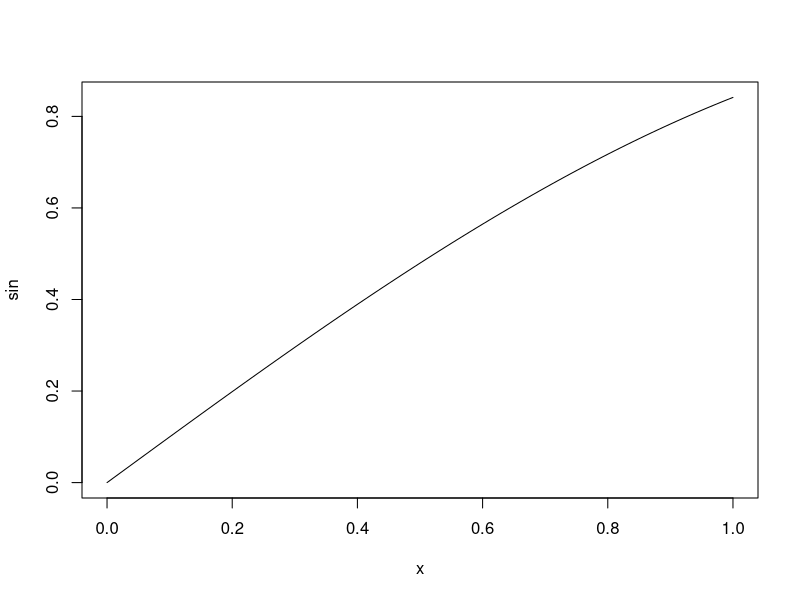
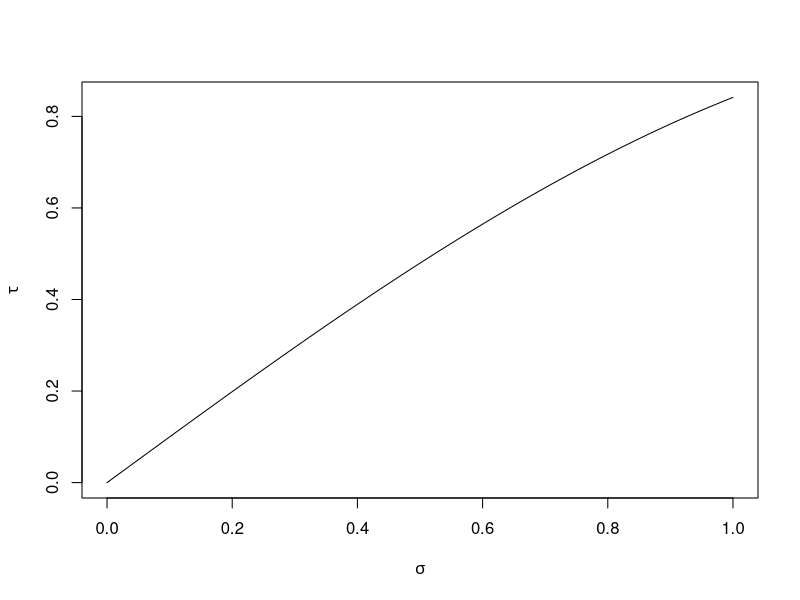
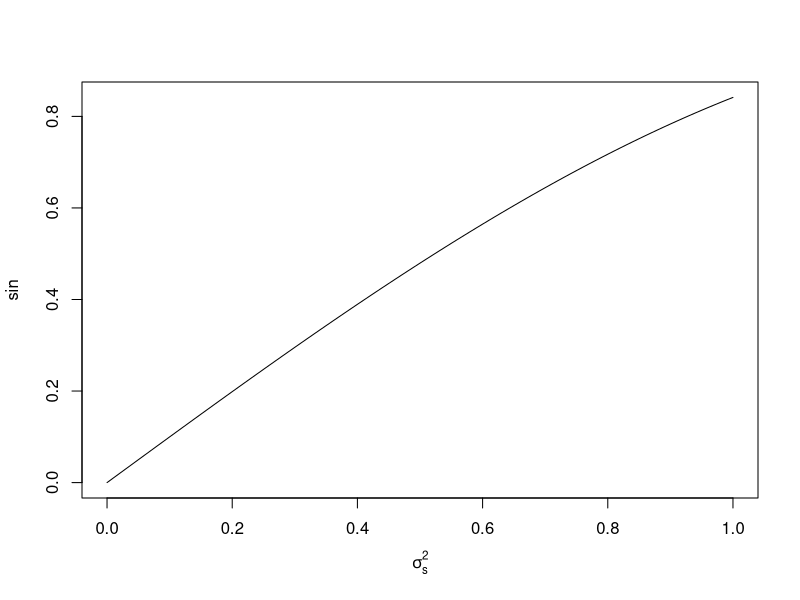
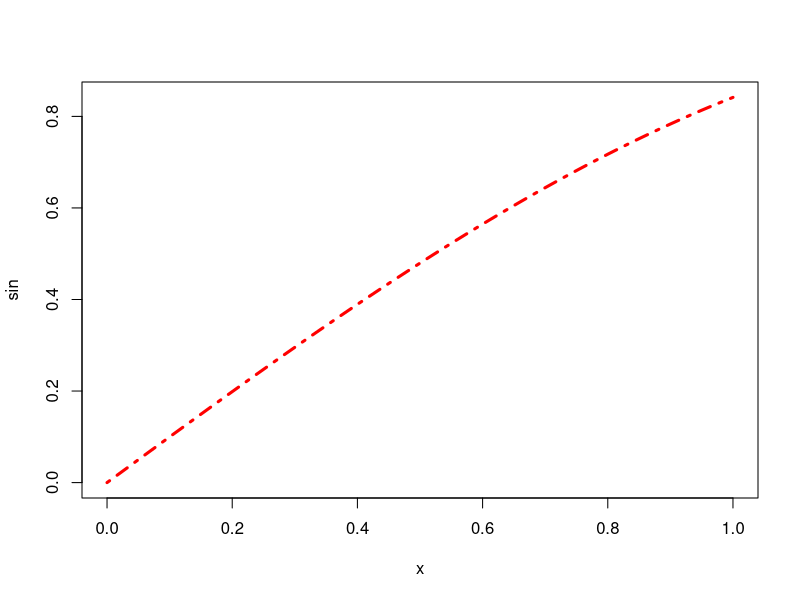
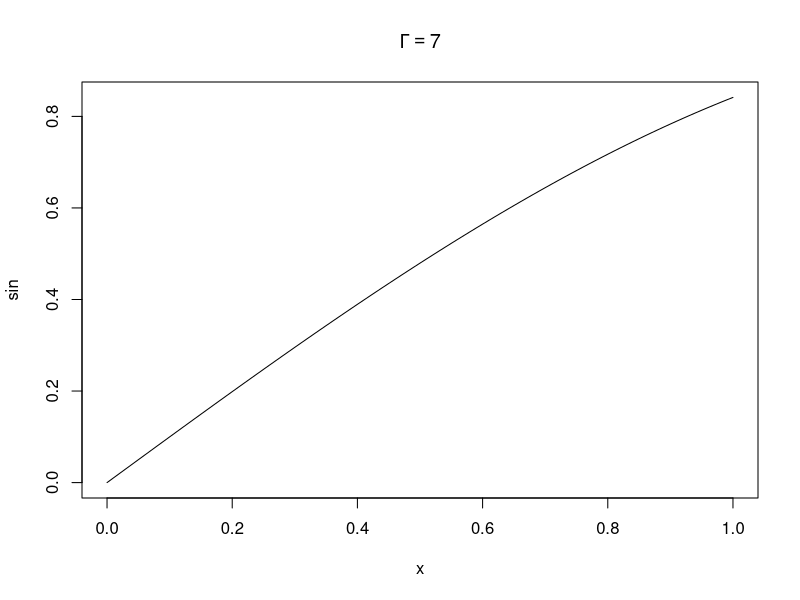
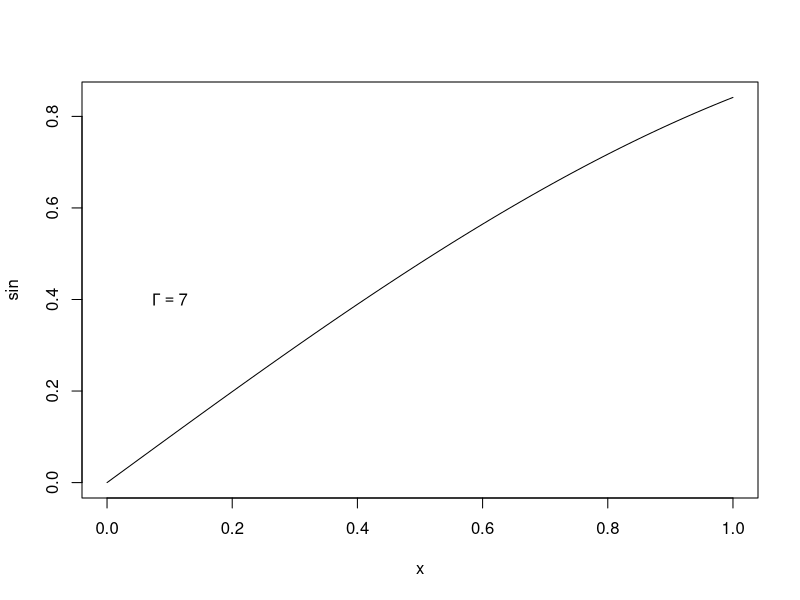
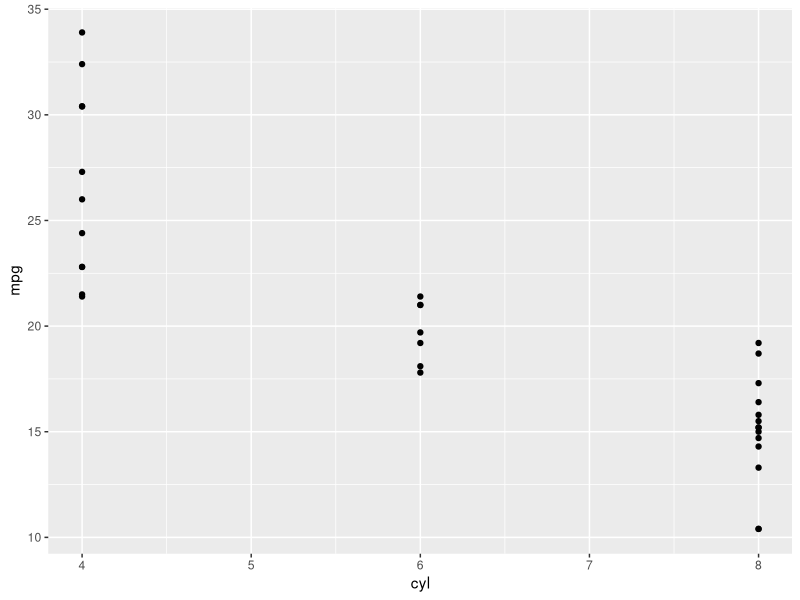
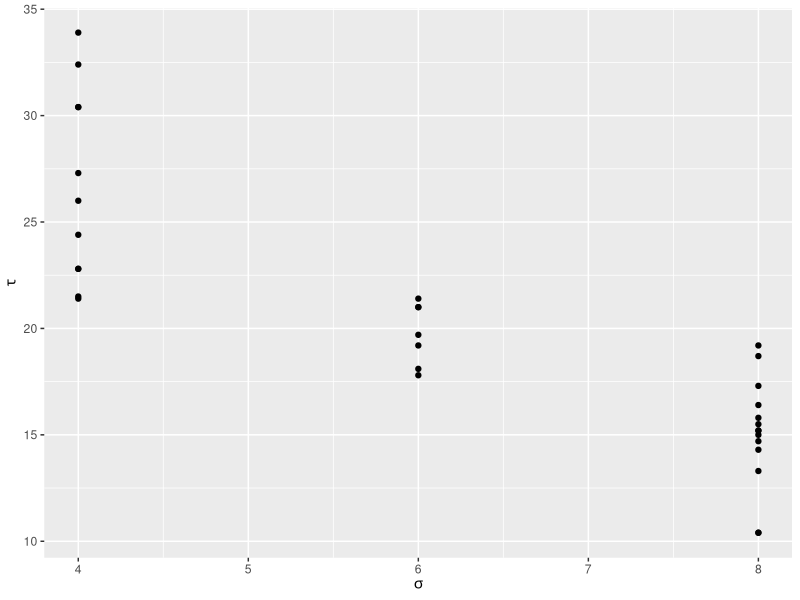

The R source for these figures, in order:
## ---- chunk 1
library(ggplot2)
library(ggpubr)
## ---- chunk 2
plot(sin)
## ---- chunk 3
plot(sin, xlab = expression(sigma), ylab = expression(tau))
## ---- chunk 4
plot(sin, xlab=expression(sigma[s]^2))
## ---- chunk 5
plot(sin, col = "red", lty = 4, lwd = 3)
## ---- chunk 6
y = 7
plot(sin, main = bquote(Gamma == .(y)))
## ---- chunk 7
y = 7
plot(sin)
text(x=0.1, y=0.4, bquote(Gamma == .(y)))
## ---- chunk 8
pdf(file="week5.pdf", width = 10, height = 10)
y = 7
par(ps = 18)
plot(sin)
text(x=0.1, y=0.4, bquote(Gamma == .(y)))
dev.off()
## ---- chunk 9
tiff(file="week5.tiff", width = 10, height = 10, units = "in", res = 500)
y = 7
par(ps = 18)
plot(sin, axes=F)
axis(2)
axis(1, cex.axis = 0.5)
text(x=0.1, y=0.4, bquote(Gamma == .(y)))
dev.off()
## ---- chunk 10
png(file="week5Dpi72.png", width = 10, height = 10, units = "in", res = 72)
y = 7
par(ps = 18)
plot(sin)
text(x=0.1, y=0.4, bquote(Gamma == .(y)))
dev.off()
## ---- chunk 11
png(file="week5dpi300.png", width = 10, height = 10, units = "in", res = 300)
y = 7
par(ps = 18)
plot(sin)
text(x=0.1, y=0.4, bquote(Gamma == .(y)))
dev.off()
## ---- chunk 12
library(ggplot2)
data(mtcars)
p = ggplot(mtcars, aes(x=cyl, y = mpg)) + geom_point()
print(p)
## ---- chunk 13
p1 = p + xlab(expression(sigma)) + ylab(expression(tau))
print(p1)
## ---- chunk 14
p2 = p + xlab(expression(sigma[s]^2))
print(p2)
## ---- chunk 15
p3 = p + geom_point(color='blue', size=2, shape= 15)
print(p3)
## ---- chunk 16
y = 7
p4 = p + ggtitle(bquote(Gamma == .(y)))
print(p4)
## ---- chunk 17
y = 7
p + annotate("text",label = bquote(Gamma == .(y)), x = 4.5, y = 15)
## ---- chunk 18
ggarrange(p1, p2, ncol = 2)
## ---- chunk 19
ggarrange(p1, p2, p3, p4, nrow = 2, ncol = 2)
